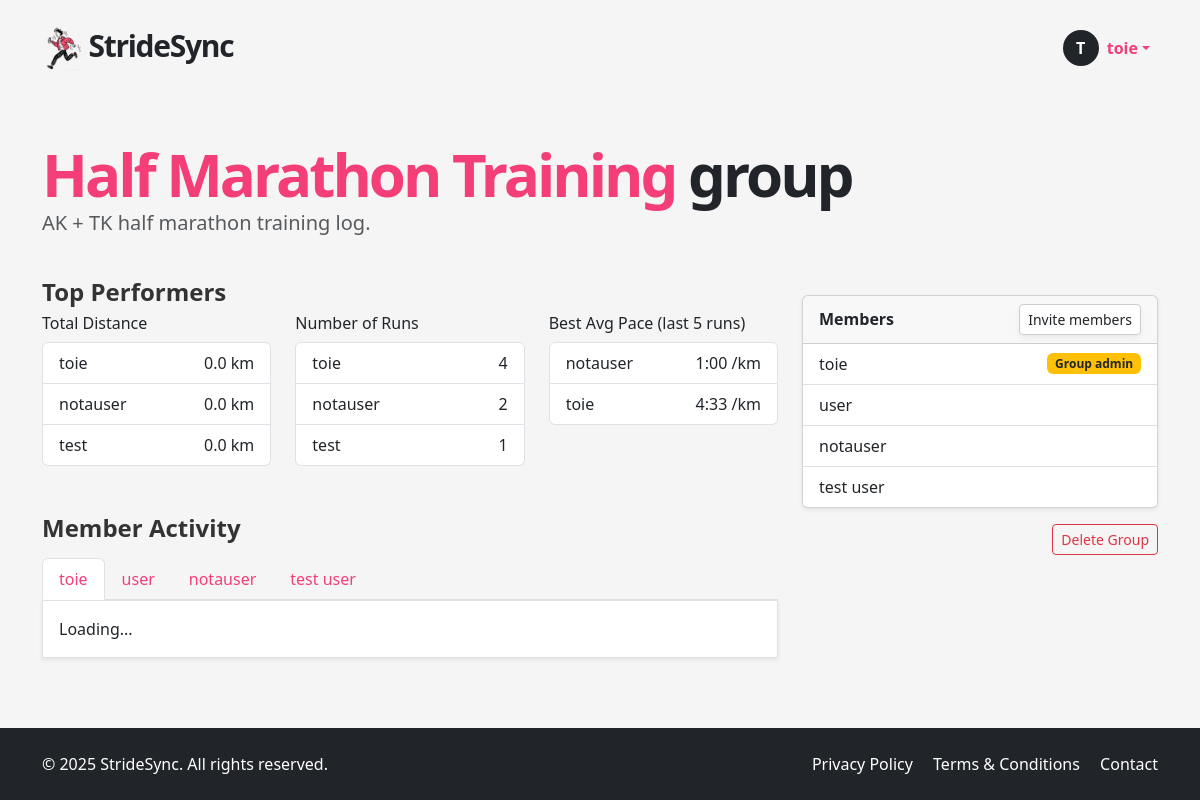
/groups/2 (signed in), run on the app's committed database.
### app/models.py (models this page shows, shortened)
class User(UserMixin, db.Model):
    __tablename__ = "users"
    id: so.Mapped[int] = so.mapped_column(primary_key=True)
    email: so.Mapped[str] = so.mapped_column(sa.String(120), index=True, unique=True, nullable=False)
    password_hash: so.Mapped[str] = so.mapped_column(sa.String(256))
    username: so.Mapped[str] = so.mapped_column(sa.String(64), index=True, unique=True, nullable=False)
    role: so.Mapped[UserRole] = so.mapped_column(sa.Enum(UserRole), default=UserRole.USER, nullable=False)
    is_verified: so.Mapped[bool] = so.mapped_column(default=False)
    verification_token: so.Mapped[str] = so.mapped_column(default=lambda: secrets.token_urlsafe(32), nullable=False)
    runs: so.Mapped[list["Run"]] = so.relationship(
        back_populates="user",
        cascade="all, delete-orphan"
    )
    groups: so.Mapped[list["Group"]] = so.relationship(
        secondary=user_groups,
        back_populates="members"
    )
    admin_of_groups: so.Mapped[list["Group"]] = so.relationship(
        secondary=group_admins,
        back_populates="admins"
    )
    challenges: so.Mapped[list["Challenge"]] = so.relationship(
        secondary=user_challenges,
        back_populates="participants"
    )
    joined_challenges: so.Mapped[list["Challenge"]] = so.relationship(
        secondary=user_challenges,
        back_populates="participants",
        overlaps="challenges"
    )

class Group(db.Model):
    __tablename__ = "groups"
    id: so.Mapped[int] = so.mapped_column(primary_key=True)
    name: so.Mapped[str] = so.mapped_column(sa.String(100), unique=True, nullable=False)
    description: so.Mapped[Optional[str]] = so.mapped_column(sa.Text)
    members: so.Mapped[list["User"]] = so.relationship(
        secondary=user_groups,
        back_populates="groups"
    )
    admins: so.Mapped[list["User"]] = so.relationship(
        secondary=group_admins,
        back_populates="admin_of_groups"
    )
    runs: so.Mapped[list["Run"]] = so.relationship(
        secondary=run_groups,
        back_populates="groups"
    )
    invites: so.Mapped[list["GroupInvite"]] = so.relationship(
        "GroupInvite",
        back_populates="group",
        cascade="all, delete-orphan"
    )

### app/routes.py (the view)
@app.route('/groups/<int:group_id>')
@login_required
def view_group(group_id):
    group = db.session.get(Group, group_id)
    if not group:
        abort(404)
    top_distance = db.session.execute(
        sa.select(User.username, sa.func.sum(Run.distance).label('total_distance'))
        .select_from(run_groups)
        .join(Run, Run.id == run_groups.c.run_id)
        .join(User, User.id == Run.user_id)
        .where(run_groups.c.group_id == group_id)
        .group_by(User.username)
        .order_by(sa.desc('total_distance'))
        .limit(5)
    ).all()
    top_runs = db.session.execute(
        sa.select(User.username, sa.func.count(Run.id).label('run_count'))
        .join(Run, Run.user_id == User.id)
        .join(run_groups, run_groups.c.run_id == Run.id)
        .where(run_groups.c.group_id == group_id)
        .group_by(User.id)
        .order_by(sa.desc('run_count'))
        .limit(5)
    ).all()
    pace_data = []
    for user in group.members:
        recent_runs = db.session.scalars(
            sa.select(Run)
            .join(run_groups, run_groups.c.run_id == Run.id)
            .where(
                Run.user_id == user.id,
                run_groups.c.group_id == group_id
            )
            .order_by(Run.date.desc())
            .limit(5)
        ).all()
        if recent_runs:
            avg_pace = sum(run.pace for run in recent_runs) / len(recent_runs)
            pace_data.append((user.username, avg_pace))
    top_pace = sorted(pace_data, key=lambda x: x[1])[:5]  # lower pace = faster
    PER_PAGE = 5
    user_runs_paginated = {}
    for member in group.members:
        page = request.args.get(f'page_{member.id}', 1, type=int)
        runs = db.session.scalars(
            sa.select(Run)
            .join(run_groups, run_groups.c.run_id == Run.id)
            .where(
                Run.user_id == member.id,
                run_groups.c.group_id == group.id
            )
            .order_by(Run.date.desc())
            .limit(PER_PAGE)
            .offset((page - 1) * PER_PAGE)
        ).all()
        run_count = db.session.scalar(
            sa.select(sa.func.count(Run.id))
            .join(run_groups, run_groups.c.run_id == Run.id)
            .where(
                Run.user_id == member.id,
                run_groups.c.group_id == group.id
            )
        )
        user_runs_paginated[member.id] = {
            "runs": runs,
            "total": run_count,
            "pages": (run_count + PER_PAGE - 1) // PER_PAGE,
            "current": page,
        }
    for member in group.members:
        runs = db.session.scalars(
            sa.select(Run)
            .join(run_groups, run_groups.c.run_id == Run.id)
            .where(
                Run.user_id == member.id,
                run_groups.c.group_id == group.id
            )
            .order_by(Run.date.desc())
            .limit(PER_PAGE)
            .offset((page - 1) * PER_PAGE)
        ).all()
        run_count = db.session.scalar(
            sa.select(sa.func.count(Run.id))
            .join(run_groups, run_groups.c.run_id == Run.id)
            .where(
                Run.user_id == member.id,
                run_groups.c.group_id == group.id
            )
        )
        user_runs_paginated[member.id] = {
            "runs": runs,
            "total": run_count,
            "pages": (run_count + PER_PAGE - 1) // PER_PAGE
        }
    return render_template(
        "group.html",
        group=group,
        is_admin=current_user in group.admins,
        top_distance=top_distance,
        top_runs=top_runs,
        top_pace=top_pace,
        user_runs_paginated=user_runs_paginated
    )

### app/models.py (called while the page is built)
@login.user_loader
def load_user(id):
    return db.session.get(User, int(id))

### app/templates/group.html (shortened to what this page needs)
{% extends "base.html" %}
{% block content %}
<div class="container py-5">
  <h1 class="display-4 fw-bold mb-4 hero-title"><span>{{ group.name }}</span> group</h1>
  <p class="lead mt-3 text-muted" style="margin-top: -20px !important; margin-bottom: 40px;">{{ group.description }}</p>
  <div class="row">
    <div class="col-md-8">
      <div class="mb-5">
        <h4>Top Performers</h4>
        <div class="row">
          <div class="col-md-4">
            <h6>Total Distance</h6>
            {% if top_distance %}
              <ul class="list-group">
                {% for name, dist in top_distance %}
                <li class="list-group-item d-flex justify-content-between">
                  <span>{{ name }}</span>
                  <span>{{ "%.1f"|format(dist / 1000) }} km</span>
                </li>
                {% endfor %}
              </ul>
            {% else %}
              <p class="text-muted">No activity logged yet.</p>
            {% endif %}
          </div>
          <div class="col-md-4">
            <h6>Number of Runs</h6>
            {% if top_runs %}
              <ul class="list-group">
                {% for name, count in top_runs %}
                <li class="list-group-item d-flex justify-content-between">
                  <span>{{ name }}</span>
                  <span>{{ count }}</span>
                </li>
                {% endfor %}
              </ul>
            {% else %}
              <p class="text-muted">No activity logged yet.</p>
            {% endif %}
          </div>
          <div class="col-md-4">
            <h6>Best Avg Pace (last 5 runs)</h6>
            {% if top_pace %}
              <ul class="list-group">
                {% for name, pace in top_pace %}
                <li class="list-group-item d-flex justify-content-between">
                  <span>{{ name }}</span>
                  <span>{{ "%d:%02d" % (pace // 60, pace % 60) }} /km</span>
                </li>
                {% endfor %}
              </ul>
            {% else %}
              <p class="text-muted">No activity logged yet.</p>
            {% endif %}
          </div>
        </div>
      </div>
      <h4 class="mt-5">Member Activity</h4>
      <ul class="nav nav-tabs mt-3" id="memberTabs" role="tablist">
        {% for member in group.members %}
          <li class="nav-item" role="presentation">
            <button class="nav-link {% if loop.first %}active{% endif %}" id="tab-{{ member.id }}" data-bs-toggle="tab" data-bs-target="#user-{{ member.id }}" type="button" role="tab">
              {{ member.username }}
            </button>
          </li>
        {% endfor %}
      </ul>
      <div class="tab-content border p-3 bg-white shadow-sm" id="memberTabsContent">
        {% for member in group.members %}
          <div class="tab-pane fade {% if loop.first %}show active{% endif %}" id="user-{{ member.id }}" role="tabpanel" data-user-id="{{ member.id }}">
            <div class="run-list">Loading...</div>
          </div>
        {% endfor %}
      </div>
    </div>
    <div class="col-md-4">
      <div class="card shadow-sm members-card">
        <div class="card-header d-flex justify-content-between align-items-center">
          <strong>Members</strong>
          {% if current_user in group.admins %}
            <button class="btn btn-soft btn-sm" data-bs-toggle="modal" data-bs-target="#inviteModal">Invite members</button>
          {% endif %}
        </div>
        <ul class="list-group list-group-flush">
          {% for member in group.members %}
          <li class="list-group-item d-flex justify-content-between align-items-center">
            {{ member.username }}
            {% if member in group.admins %}
              <span class="badge bg-warning text-dark ms-2">Group admin</span>
            {% endif %}
          </li>
          {% endfor %}
        </ul>
      </div>
      {% if current_user in group.admins %}
        <div class="mt-3 text-end">
          <button class="btn btn-outline-danger btn-sm" data-bs-toggle="modal" data-bs-target="#deleteGroupModal">
            Delete Group
          </button>
        </div>
      {% endif %}
    </div>
  </div>
</div>
{% endblock %}

### app/templates/base.html (shortened to what this page needs)
<!DOCTYPE html>
<html lang="en">
  <head>
    <link href="https://cdn.jsdelivr.net/npm/bootstrap@5.3.6/dist/css/bootstrap.min.css" rel="stylesheet">
    <link rel="stylesheet" href="{{ url_for('static', filename='style.css') }}">
    <link href="https://cdn.jsdelivr.net/npm/bootstrap-icons@1.10.5/font/bootstrap-icons.css" rel="stylesheet">
  </head>
  <body>
    <header>
      <nav class="navbar navbar-expand-lg">
        <div class="container">
          <a href="/index" class="text-decoration-none logo-container">
            <p class="logo"><img src="{{ url_for('static', filename='img/icon.png') }}" width="40px"> StrideSync</p>
            <div class="collapse navbar-collapse justify-content-between" id="navbarNav">
              <ul class="navbar-nav ms-auto">
              {% if current_user.is_anonymous %}
                <li class="nav-item">
                  <a class="btn btn-dark px-4" href="{{ url_for('login') }}">LOGIN</a>
                </li>
              {% else %}
                <li class="nav-item dropdown">
                  <a class="nav-link dropdown-toggle d-flex align-items-center" href="#" id="userDropdown" role="button" data-bs-toggle="dropdown" aria-expanded="false">
                    <div class="avatar-circle bg-dark text-white rounded-circle d-flex justify-content-center align-items-center me-2" style="width: 36px; height: 36px; font-weight: bold;">
                      {{ current_user.username[0]|upper }}
                    </div>
                    <span class="fw-semibold">{{ current_user.username }}</span>
                  </a>
                </li>
              {% endif %}
              </ul>
            </div>
          </a>
        </div>
      </nav>
    </header>
    <main>
    {% block content %}{% endblock %}
    </main>
    <footer class="bg-dark text-white py-4">
      <div class="container d-flex flex-column flex-md-row justify-content-between align-items-center">
        <div class="mb-2 mb-md-0">
          &copy; 2025 StrideSync. All rights reserved.
        </div>
        <div>
          <a href="/privacy" class="text-white text-decoration-none me-3">Privacy Policy</a>
          <a href="/terms" class="text-white text-decoration-none me-3">Terms & Conditions</a>
          <a href="/contact" class="text-white text-decoration-none">Contact</a>
        </div>
      </div>
    </footer>
  </body>
</html>

### app/static/style.css (style rules this page uses)
body { background-color: #f5f5f5; }
html, body { height: 100%; margin: 0; display: flex; flex-direction: column; }
main { flex: 1; }
footer { background-color: #333; }
h4 { font-weight: 700; color: #333; }
a { color: #f33e78; }
.logo { font-size: 30px; font-weight: 700; letter-spacing: -1.3px; margin-top: 15px; }
.hero-title { font-weight: 900 !important; font-size: 60px; letter-spacing: -3px; line-height: 60px; }
.hero-title span { color: #f33e78; }
.btn-soft, .btn-soft-white { background: white; border: 1px solid #ccc; box-shadow: 0 4px 6px rgba(0,0,0,0.05); }
.logo-container { color: unset; }
.members-card { margin-top: 17px; }
.nav-link { color: #f33e78 !important; }
html { scroll-behavior: smooth; }

### data on the page
User: username "T", username "toie", count "4", value "4:33", shows "Group admin"
Group: name "Half Marathon Training", description "AK + TK half marathon training log."
User: username "notauser", count "2", value "1:00"
User: username "test", is_verified "1"
User: username "user"
User: username "test user"

### other printed values
{{ name }} "toie" "notauser" "test"
{{ "%.1f"|format(dist / 1000) }} "0.0" "0.0" "0.0"
